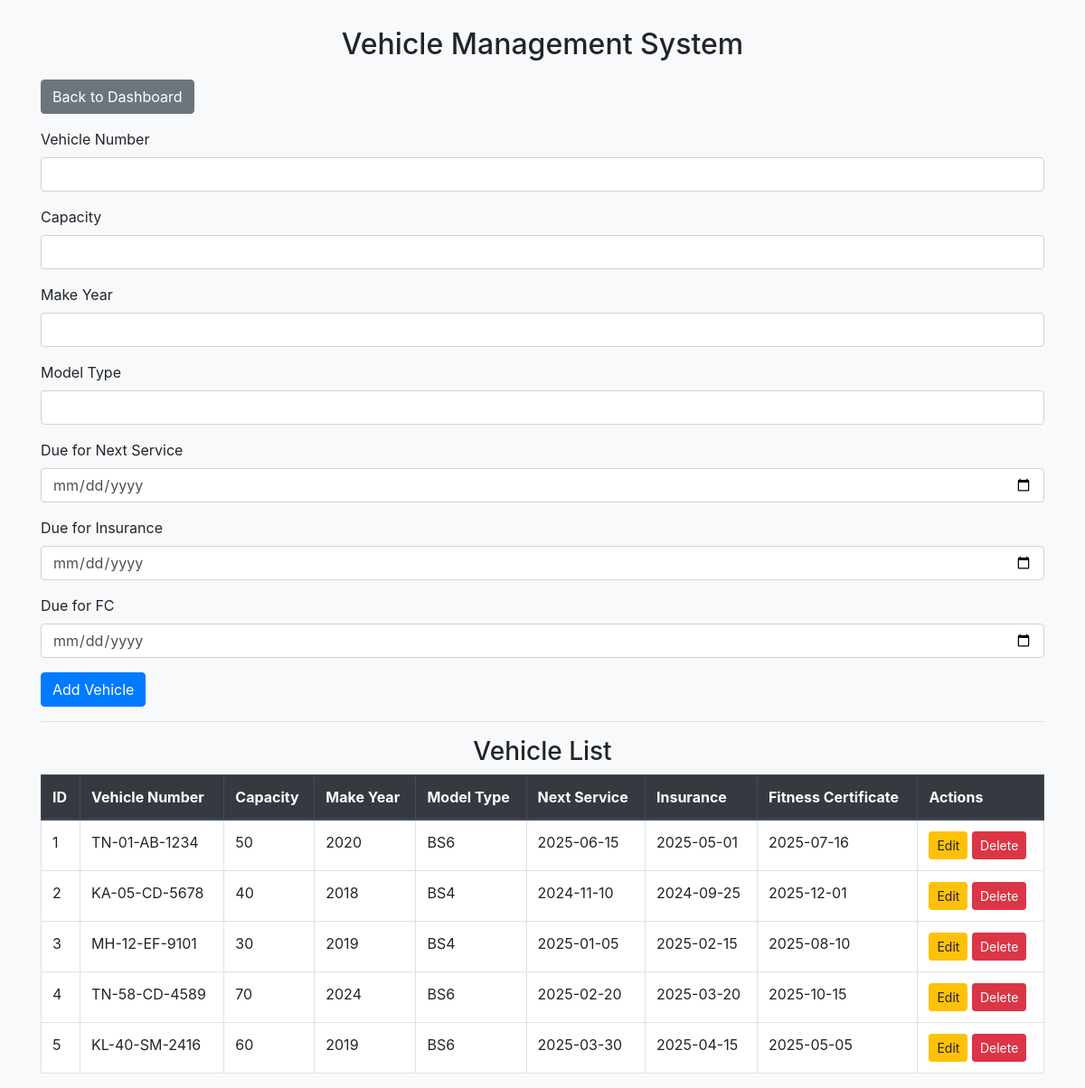
The page /vehicle_management.php on the database its author committed.
### tables this page shows
CREATE TABLE `vehicles` (
  `id` int(11) NOT NULL,
  `vehicle_number` varchar(20) NOT NULL,
  `capacity` int(11) NOT NULL,
  `make_year` year(4) NOT NULL,
  `model_type` varchar(50) NOT NULL,
  `due_for_next_service` date NOT NULL,
  `due_for_insurance` date NOT NULL,
  `due_for_fc` date NOT NULL,
  `created_at` timestamp NOT NULL DEFAULT current_timestamp()
);

### vehicle_management.php (the view, shortened to what this page needs)
<?php
$conn = new mysqli('localhost', 'root', '', 'user_auth');
$vehicle = null;
$sql = "SELECT * FROM vehicles";
$result = $conn->query($sql);
$vehicles = [];
if ($result->num_rows > 0) {
    while ($row = $result->fetch_assoc()) {
        $vehicles[] = $row;
    }
}
?>
<!DOCTYPE html>
<html lang="en">
<head>
    <link rel="stylesheet" href="https://stackpath.bootstrapcdn.com/bootstrap/4.5.2/css/bootstrap.min.css">
</head>
<body>
    <div class="container">
        <h2><center>Vehicle Management System</center></h2>
        <a href="dashboard.php" class="btn btn-secondary mb-3">Back to Dashboard</a>
        <form id="vehicleForm" method="POST">
            <div class="form-group">
                <label for="vehicle_number">Vehicle Number</label>
                <input type="text" class="form-control" id="vehicle_number" name="vehicle_number" value="<?php echo isset($vehicle) ? $vehicle['vehicle_number'] : ''; ?>" required>
            </div>
            <div class="form-group">
                <label for="capacity">Capacity</label>
                <input type="number" class="form-control" id="capacity" name="capacity" value="<?php echo isset($vehicle) ? $vehicle['capacity'] : ''; ?>" required>
            </div>
            <div class="form-group">
                <label for="make_year">Make Year</label>
                <input type="number" class="form-control" id="make_year" name="make_year" value="<?php echo isset($vehicle) ? $vehicle['make_year'] : ''; ?>" required>
            </div>
            <div class="form-group">
                <label for="model_type">Model Type</label>
                <input type="text" class="form-control" id="model_type" name="model_type" value="<?php echo isset($vehicle) ? $vehicle['model_type'] : ''; ?>" required>
            </div>
            <div class="form-group">
                <label for="due_for_next_service">Due for Next Service</label>
                <input type="date" class="form-control" id="due_for_next_service" name="due_for_next_service" value="<?php echo isset($vehicle) ? $vehicle['due_for_next_service'] : ''; ?>" required>
            </div>
            <div class="form-group">
                <label for="due_for_insurance">Due for Insurance</label>
                <input type="date" class="form-control" id="due_for_insurance" name="due_for_insurance" value="<?php echo isset($vehicle) ? $vehicle['due_for_insurance'] : ''; ?>" required>
            </div>
            <div class="form-group">
                <label for="due_for_fc">Due for FC</label>
                <input type="date" class="form-control" id="due_for_fc" name="due_for_fc" value="<?php echo isset($vehicle) ? $vehicle['due_for_fc'] : ''; ?>" required>
            </div>
            <button type="submit" class="btn btn-primary"><?php echo isset($vehicle) ? 'Update Vehicle' : 'Add Vehicle'; ?></button>
        </form>
        <hr>
        <h3><center>Vehicle List</center></h3>
        <table class="table table-bordered">
            <thead class="thead-dark">
                <tr>
                    <th>ID</th>
                    <th>Vehicle Number</th>
                    <th>Capacity</th>
                    <th>Make Year</th>
                    <th>Model Type</th>
                    <th>Next Service</th>
                    <th>Insurance</th>
                    <th>Fitness Certificate</th>
                    <th>Actions</th>
                </tr>
            </thead>
            <tbody>
                <?php foreach ($vehicles as $v): ?>
                <tr>
                    <td><?php echo $v['id']; ?></td>
                    <td><?php echo $v['vehicle_number']; ?></td>
                    <td><?php echo $v['capacity']; ?></td>
                    <td><?php echo $v['make_year']; ?></td>
                    <td><?php echo $v['model_type']; ?></td>
                    <td><?php echo $v['due_for_next_service']; ?></td>
                    <td><?php echo $v['due_for_insurance']; ?></td>
                    <td><?php echo $v['due_for_fc']; ?></td>
                    <td>
                        <a href="?edit=<?php echo $v['id']; ?>" class="btn btn-warning btn-sm">Edit</a>
                        <a href="?delete=<?php echo $v['id']; ?>" class="btn btn-danger btn-sm" onclick="return confirm('Are you sure?');">Delete</a>
                    </td>
                </tr>
                <?php endforeach; ?>
            </tbody>
        </table>
    </div>
</body>
</html>

### vehicle_management.php (style rules this page uses)
body { background-color: #f8f9fa; }
.container { margin-top: 30px; }
h2 { margin-bottom: 20px; }
.table { background-color: white; }

### rows shown on the page
vehicles: id "1", vehicle_number "TN-01-AB-1234", capacity "50", make_year "2020", model_type "BS6", due_for_next_service "2025-06-15", due_for_insurance "2025-05-01", due_for_fc "2025-07-16"
vehicles: id "2", vehicle_number "KA-05-CD-5678", capacity "40", make_year "2018", model_type "BS4", due_for_next_service "2024-11-10", due_for_insurance "2024-09-25", due_for_fc "2025-12-01"
vehicles: id "3", vehicle_number "MH-12-EF-9101", capacity "30", make_year "2019", model_type "BS4", due_for_next_service "2025-01-05", due_for_insurance "2025-02-15", due_for_fc "2025-08-10"
vehicles: id "4", vehicle_number "TN-58-CD-4589", capacity "70", make_year "2024", model_type "BS6", due_for_next_service "2025-02-20", due_for_insurance "2025-03-20", due_for_fc "2025-10-15"
vehicles: id "5", vehicle_number "KL-40-SM-2416", capacity "60", make_year "2019", model_type "BS6", due_for_next_service "2025-03-30", due_for_insurance "2025-04-15", due_for_fc "2025-05-05"
